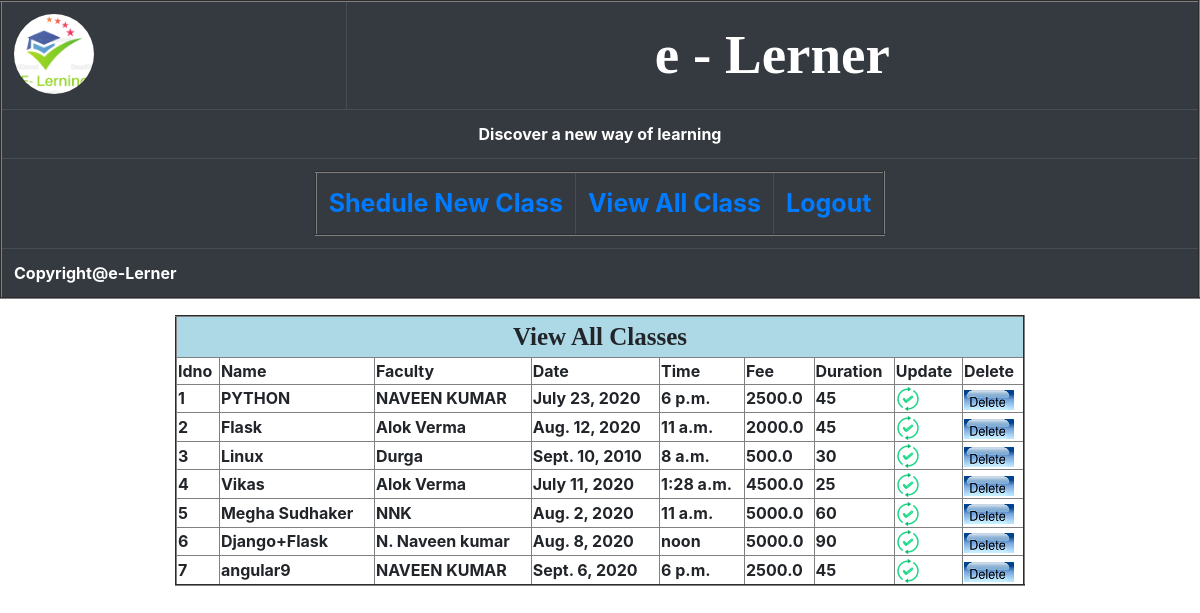
The app's page /view_all_class with its own data.
### app1/models.py (models this page shows)
class New_shedule(models.Model):
    idno=models.IntegerField(primary_key=True)
    name=models.CharField(max_length=50)
    faculty=models.CharField(max_length=50)
    date=models.DateField()
    time=models.TimeField()
    fee=models.FloatField()
    duration=models.CharField(max_length=50)

### app1/views.py (the view)
# urls.py: path('view_all_class',views.view_all_class,name="view_all_class"),
def view_all_class(request):
     result=New_shedule.objects.all()
     return render(request,"view_class.html",{"data":result})

### templates/view_class.html
{% block alok %}
    {% load static %}
 {% include 'login_details.html' %}
    <table align="center" border="2" width="850">
    <tr><th style="background: lightblue;font-size: 25px;font-family: Impact;text-align: center" colspan="9"> View All Classes</th>
    </tr>
    <tr>
        <th>Idno</th>
        <th>Name</th>
        <th>Faculty</th>
        <th>Date</th>
        <th>Time</th>
        <th>Fee</th>
        <th>Duration</th>
        <th>Update</th>
        <th>Delete</th>
    </tr>
    {% for x in data %}
        <tr>
        <th>{{ x.idno }}</th>
        <th>{{ x.name }}</th>
        <th>{{ x.faculty }}</th>
        <th>{{ x.date }}</th>
        <th>{{ x.time }}</th>
        <th>{{ x.fee }}</th>
        <th>{{ x.duration }}</th>
        <th>
            <a href="{% url 'update' %}?no={{ x.idno }}">
            <img src="{% static 'images/updated.png' %}"></a>
        </th>
        <th><a href="{% url 'delete_class'%}?sid={{ x.idno }}">
        <img src="{% static 'images/delete.png' %}">
    </a>
    {% endfor %}
    </table>
{% endblock %}

### templates/login_details.html
{% extends 'common.html' %}
{% block alok %}
<table align="center" border="2">
<tr>
    <th style="font-size: 25px">
        <a href="{% url 'shedule_new' %}">
        Shedule New Class </a></th>
     <th style="font-size: 25px">
         <a href="{% url 'view_all_class' %}">View All  Class</a></th>
 <th style="font-size: 25px">
         <a href="{% url 'main' %}">Logout</a></th>
</table>
{% endblock %}

### templates/common.html (shortened to what this page needs)
{% load static %}
<!doctype html>
<html lang="en">
  <head>
    <link rel="stylesheet" href="https://stackpath.bootstrapcdn.com/bootstrap/4.5.0/css/bootstrap.min.css">
  </head>
  <body>
  <table class="table table-dark" align="center" border="2">
      <tr>
          <th><img src="{% static 'images/large.png' %}" width="80" height="80" style="border-radius: 60%;"> </th>
          <th style="font-family: Impact;font-size: 55px;color:white;text-align: center">e - Lerner</th>
      </tr>
      <tr><th colspan="2" style="text-align: center">Discover a new way of learning</th></tr>
      <tr>
          <th colspan="2">
              {% block alok %}
              {% endblock %}
          </th>
      </tr>
  <tr>
      <th colspan="2">Copyright@e-Lerner</th>
  </tr>
  </body>
</html>
  </body>
</html>

### records on screen
New_shedule: idno "1", name "PYTHON", faculty "NAVEEN KUMAR", date "July 23, 2020", time "6 p.m.", fee "2500.0", duration "45"
New_shedule: idno "2", name "Flask", faculty "Alok Verma", date "Aug. 12, 2020", time "11 a.m.", fee "2000.0", duration "45"
New_shedule: idno "3", name "Linux", faculty "Durga", date "Sept. 10, 2010", time "8 a.m.", fee "500.0", duration "30"
New_shedule: idno "4", name "Vikas", faculty "Alok Verma", date "July 11, 2020", time "1:28 a.m.", fee "4500.0", duration "25"
New_shedule: idno "5", name "Megha Sudhaker", faculty "NNK", date "Aug. 2, 2020", time "11 a.m.", fee "5000.0", duration "60"
New_shedule: idno "6", name "Django+Flask", faculty "N. Naveen kumar", date "Aug. 8, 2020", time "noon", fee "5000.0", duration "90"
New_shedule: idno "7", name "angular9", faculty "NAVEEN KUMAR", date "Sept. 6, 2020", time "6 p.m.", fee "2500.0", duration "45"
